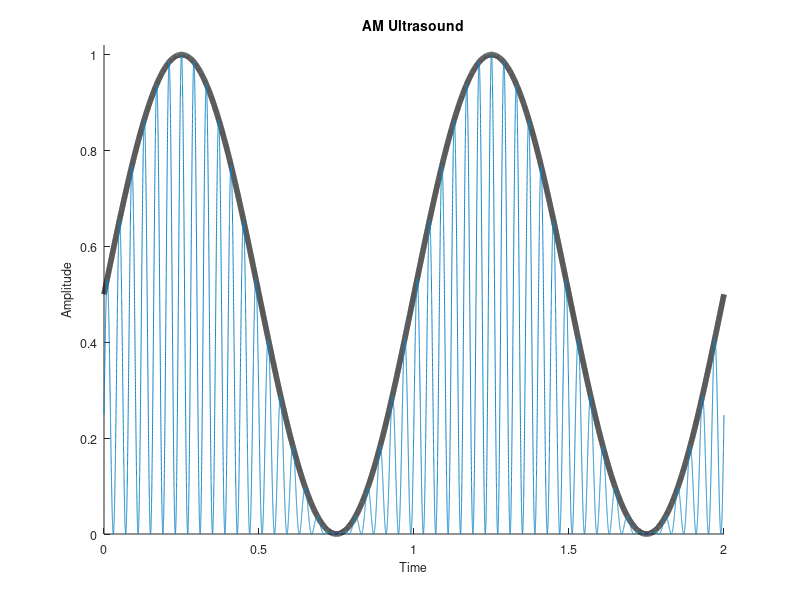

MATLAB code to generate this figure:
function sampleMatlabFile()

   % Time specifications:
   Fs = 20000;                  % samples per second
   dt = 1/Fs;                   % seconds per sample
   StopTime = 2;             % seconds
   t = (0:dt:StopTime-dt)';     % seconds
   
   % Sine wave:
   Fc = 25;                     % hertz
   y = sin(2*pi*Fc*t);
   
   % AM
   Fc2 = 1;
   y2 = sin(2*pi*Fc2*t);
   
   % rectify
   y = y - min(y(:)); y = y / max(y);
   y2 = y2 - min(y2(:)); y2 = y2/max(y2);
      
   close all
   figure('Color', 'w')
   
    hold on
    p = plot(t, y2, t, y.*y2);
        set(p(1), 'LineWidth', 4, 'Color', 'k')
        set(p(2), 'Color',[0.043 0.51 0.78]);
        
        tit = title('AM Ultrasound');
        lab(1) = xlabel('Time'); lab(2) = ylabel('Amplitude');
        set(gca, 'YLim', [0 1.02])
        
    set(gca, 'FontSize', 9)
    set(tit, 'FontSize', 10, 'FontWeight', 'bold')
    set(lab, 'FontSize', 9)
    
